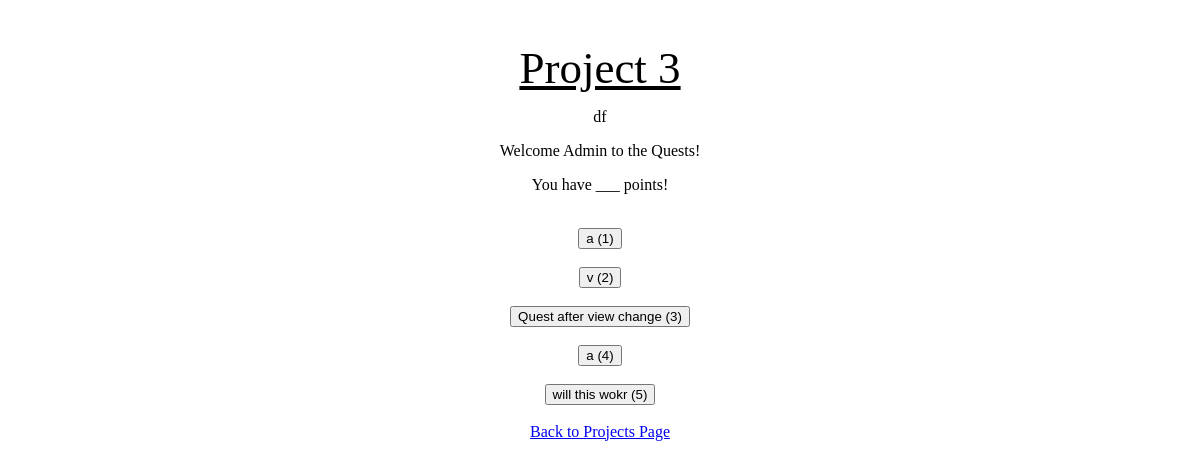
Screenshot of /quest/admin_home_view_only/14 with the database file from the repository.
### quest_extension/models.py (models this page shows)
class Project(models.Model):
    project_name = models.CharField(max_length=1000)
    project_description = models.CharField(max_length=1000)
    project_random_phrase = models.CharField(max_length = 255)
    project_editable = models.BooleanField()

class Quest(models.Model):
    project = models.ForeignKey(Project, on_delete=models.CASCADE)
    quest_name = models.CharField(max_length=250)
    quest_description = models.CharField(max_length=1000, blank=True, null=True)
    quest_points_earned = models.IntegerField()
    deleted = models.BooleanField(default=False)
    time_modified = models.DateTimeField(auto_now=True)
    quest_path_number = models.IntegerField()

### quest_extension/views.py (the view)
# urls.py: path('admin_home_view_only/<project_id>', views.get_admin_home_view_only),
def get_admin_home_view_only(request, project_id):
    current_project = Project.objects.get(id = project_id)
    quests = Quest.objects.filter(project = current_project).order_by('quest_path_number')
    context = {'quests':quests, 'current_project': current_project}
    return render(request, 'quest_extension/admin_home_view_only.html', context)

### quest_extension/templates/quest_extension/admin_home_view_only.html
{% extends 'quest_extension/admin_home_base.html' %}
{% block redirect_to_quest_page %}
    {% for quest in quests %}
        <br>
        <form method='GET' action='/quest/admin_quest_page_view_only/{{quest.id}}'>
            <button type='submit'>{{quest.quest_name}} ({{quest.quest_path_number }})</button>
        </form>
    {% endfor %}
{% endblock %}

### quest_extension/templates/quest_extension/admin_home_base.html (shortened to what this page needs)
{% load static %}
<!DOCTYPE html>
<html lang="en">
    <head>
    <link rel="stylesheet" type="text/css" href="{% static 'quest_extension/admin_project_page_style.css' %}">
    </head>
    <body>
    <h1>{{ current_project.project_name}}</h1>
    <p> {{ current_project.project_description }}</p>
	<p>Welcome Admin to the Quests!</p>
    <p>You have ___ points!</p>
    {% block redirect_to_quest_page %}
    {% endblock %}
    <br>
    <a href= '/quest/admin_project_page'>Back to Projects Page</a>
    </body>
</html>

### quest_extension/static/quest_extension/admin_project_page_style.css (style rules this page uses)
* { text-align: center; }
h1 { padding-top: 3%; text-decoration: underline; color: black; font-family: 'Trocchi', serif; font-size: 45px; font-weight: normal; line-height: 48px; margin: 0; }

### rows the page displays
Project: project_name "Project 3", project_description "df"
Quest: quest_name "a", quest_path_number "1"
Quest: quest_name "v", quest_path_number "2"
Quest: quest_name "Quest after view change", quest_path_number "3"
Quest: quest_name "a", quest_path_number "4"
Quest: quest_name "will this wokr", quest_path_number "5"
